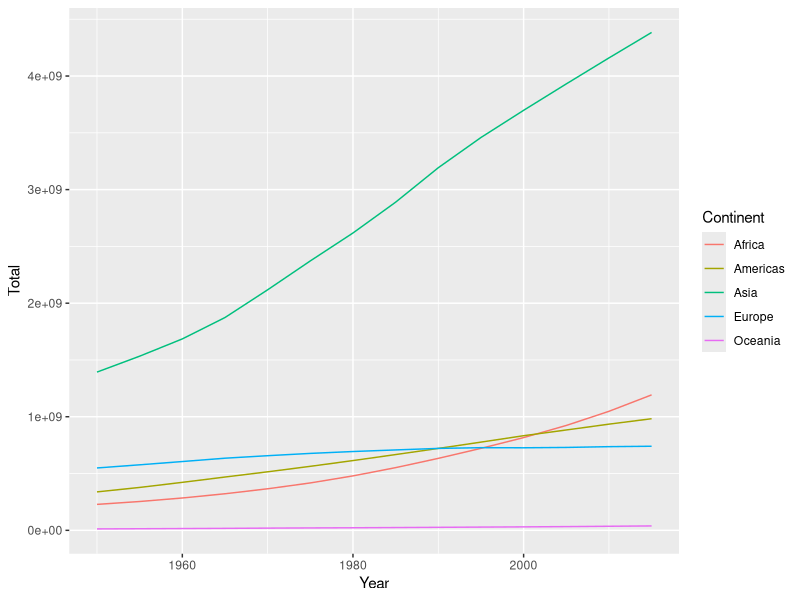
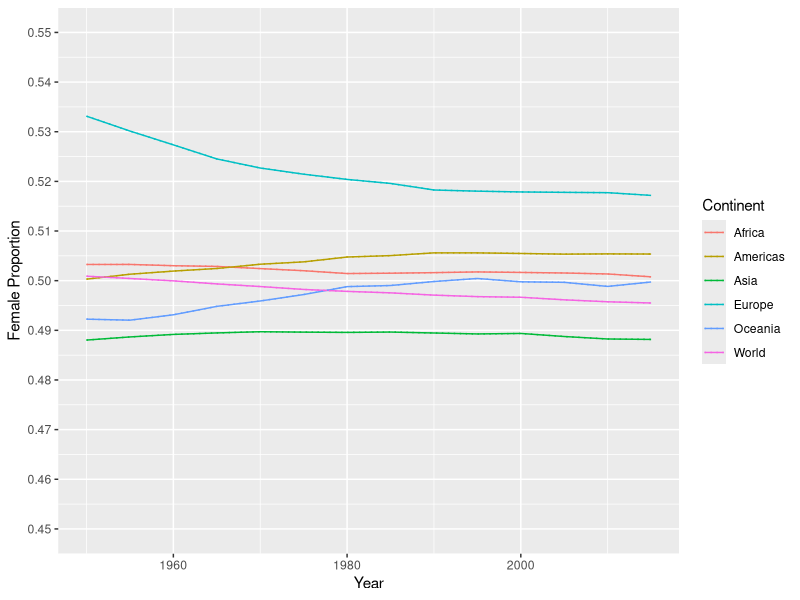

Recreate these plots in R, in order.
## ---- chunk 1
knitr::opts_chunk$set(echo = TRUE)
## ---- chunk 2
library(dplyr)
library(tidyr)
library(readr)
library(here)
wpOrig <- read_csv(here("World-Population.csv"))

glimpse(wpOrig)
## ---- chunk 3
wp <- wpOrig %>% 
  rename(Continent=continent, Country=Location, Year=Time) %>% 
  mutate(
    PopF = 1000*PopFemale,
    PopM = 1000*PopMale,
    PopT = PopF + PopM) %>% 
  select(-PopFemale, -PopMale) %>% 
  arrange(Continent, Country, Year, AgeGrpStart)

glimpse(wp)
## ---- chunk 4
ctt <- wp %>% 
  # Add total for the world
  mutate(Continent = "World") %>% 
  rbind(wp) %>% 
  group_by(Continent, Year) %>% 
  summarise(TotF = sum(PopF), TotM = sum(PopM), Total = sum(PopT)) %>% 
  arrange(Continent, Year)
glimpse(ctt)
## ---- chunk 5

library(ggplot2)

ctt %>% filter(Continent != "World") %>%
  ggplot(aes(x = Year, y = Total, colour=Continent)) +  geom_line()
## ---- chunk 6
ctwide <-  ctt %>% select(Continent, Year, Total) %>% spread(Continent, Total) 

# Use the kable from the knitr package
library(knitr)
ctwide %>%  kable()
## ---- chunk 7
ctwideB <-  ctt %>% 
  mutate(TotalB = paste(format(round(Total/1e9, 2), trim = TRUE), "B")) %>% 
  select(Continent, Year, TotalB) %>% spread(Continent, TotalB)

ctwideB %>%  kable()
## ---- chunk 8
ctprop <- ctt %>% 
  mutate(
    PropF = TotF/Total, PropM = TotM/Total
    )
## ---- chunk 9
library(ggplot2)

ctprop %>%   
  ggplot(aes(x = Year, y = PropF, colour=Continent)) + 
  geom_line() +
  geom_line(yintercept = 0.5, lty=3) + 
  scale_y_continuous(limits = c(.45, .55), 
  breaks = seq(0.45, .55, 0.01)) +  ylab("Female Proportion") 
## ---- chunk 10
ctwidePct <-  ctprop %>% 
  mutate(PctF = paste0(format(round(100*PropF, 1), trim = TRUE), "%")) %>% 
  select(Continent, Year, PropF, PropM) %>% 
  spread(Continent, PropM)

ctwidePct %>%  kable()
## ---- chunk 11
sessionInfo()
